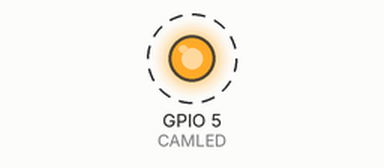
Recording of a program running on a simulated Raspberry Pi (BCM pin numbers). Parts: output pins drawn as LEDs (lit = HIGH). Dashed ring = blinking. At 5.0 s the program stops and its outputs stay as they are.

Above: at 0.2 s.
Timing chart, 0 to 3.0 s (numbered marks = the images above):
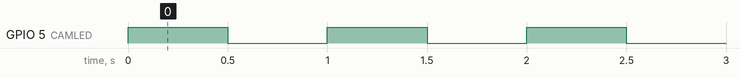

The program:

flash_led.py
```python
#!/usr/bin/env python
import time
import RPi.GPIO as GPIO

# Use GPIO numbering
GPIO.setmode(GPIO.BCM)

# Set GPIO for camera LED
CAMLED = 5

# Set GPIO to output
GPIO.setup(CAMLED, GPIO.OUT, initial=False)

# Five iterations with half a second
# between on and off
for i in range(5):
  GPIO.output(CAMLED,True)  # On
  time.sleep(0.5)
  GPIO.output(CAMLED,False) # Off
  time.sleep(0.5)
```

Measured:
- by itself, GPIO 5 (CAMLED): alternates HIGH for 0.50 s and LOW for 0.50 s, 10 changes in all, then stays LOW
